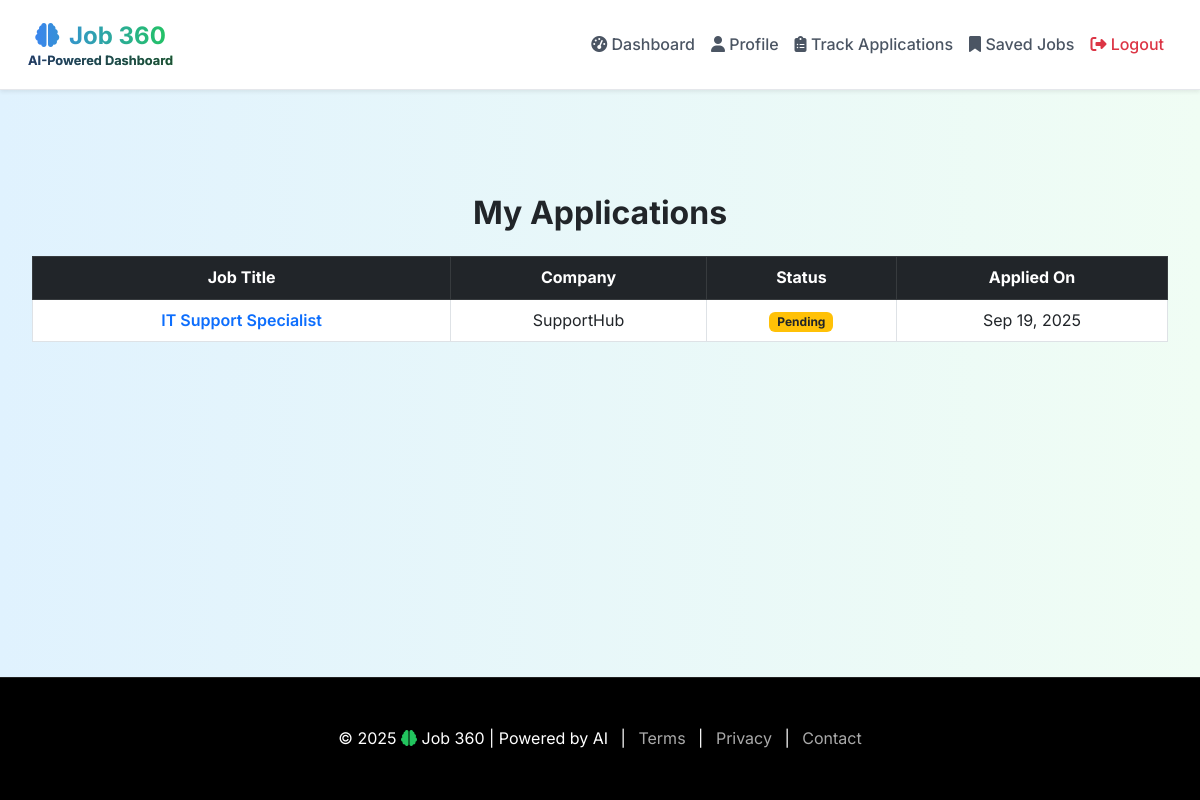
/application-tracking/ (signed in), run on an earlier commit of the app's database.
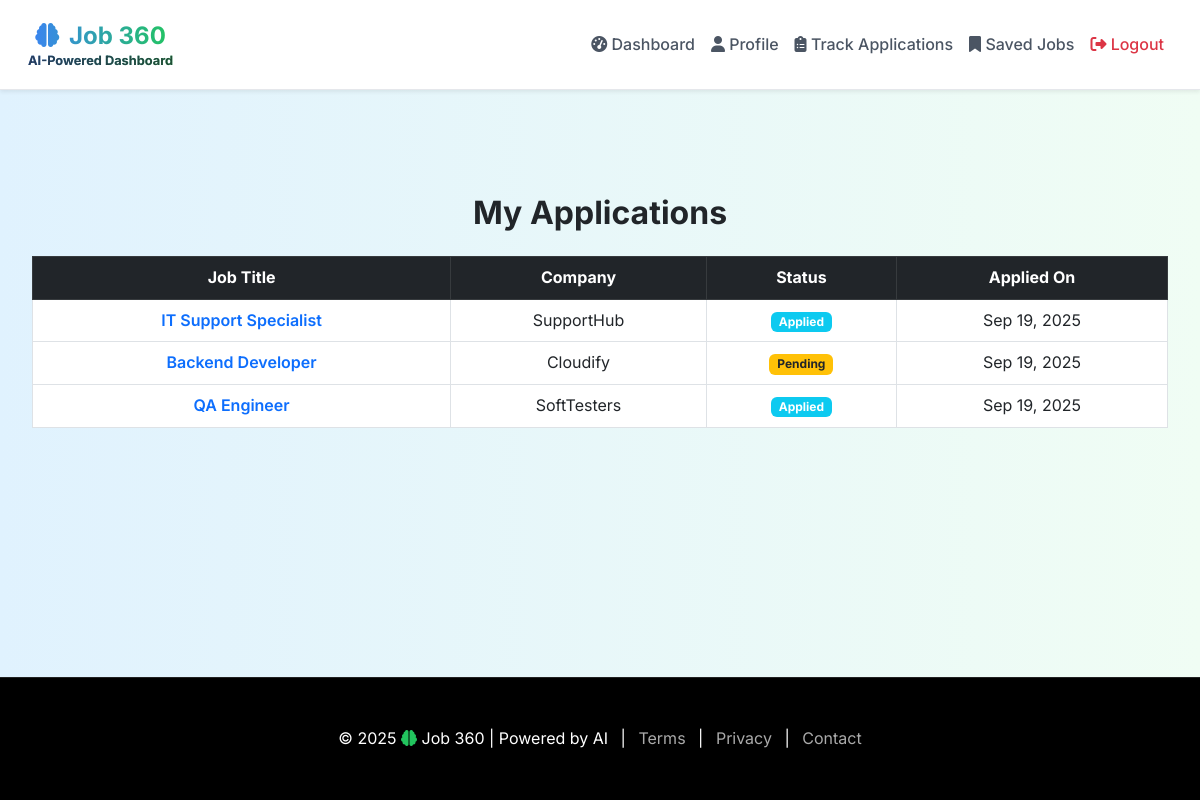
And on a later commit of the database.
### myapp/models.py (models this page shows, shortened)
class Application(models.Model):
    job_seeker = models.ForeignKey(JobSeeker, on_delete=models.CASCADE, related_name="applications")
    job = models.ForeignKey(Job, on_delete=models.CASCADE, related_name="applications")
    status = models.CharField(max_length=20, choices=APPLICATION_STATUS, default='applied')
    applied_at = models.DateTimeField(default=timezone.now)
    class Meta:
        unique_together = ('job_seeker', 'job')  # prevent multiple applications for same job

class Job(models.Model):
    title = models.CharField(max_length=200)
    description = models.TextField()
    company_name = models.CharField(max_length=200, blank=True, null=True)
    location = models.CharField(max_length=150, blank=True, null=True)
    job_type = models.CharField(max_length=20, choices=JOB_TYPE_CHOICES, default='full_time')
    salary_range = models.CharField(max_length=100, blank=True, null=True)
    required_skills = models.TextField()  # comma-separated skills
    created_at = models.DateTimeField(default=timezone.now)
    updated_at = models.DateTimeField(auto_now=True)

### myapp/views.py (the view)
# urls.py: path("application-tracking/", views.application_tracking, name="application_tracking"),
def application_tracking(request):
    jobseeker_id = request.session.get("jobseeker_id")
    if not jobseeker_id:
        messages.warning(request, "Please log in to track your applications.")
        return redirect("login")
    jobseeker = JobSeeker.objects.get(id=jobseeker_id)
    applications = Application.objects.filter(job_seeker=jobseeker).select_related("job")
    return render(request, "application_tracking.html", {"applications": applications})

### templates/application_tracking.html
{% extends 'base.html' %}
{% block content %}
<div class="container py-5">
    <h2 class="fw-bold mb-4">My Applications</h2>
    {% if applications %}
        <div class="table-responsive">
            <table class="table table-bordered table-hover align-middle">
                <thead class="table-dark">
                    <tr>
                        <th scope="col">Job Title</th>
                        <th scope="col">Company</th>
                        <th scope="col">Status</th>
                        <th scope="col">Applied On</th>
                    </tr>
                </thead>
                <tbody>
                    {% for app in applications %}
                        <tr>
                            <td>
                                <a href="{% url 'job_detail' app.job.id %}" class="fw-semibold text-decoration-none">
                                    {{ app.job.title }}
                                </a>
                            </td>
                            <td>{{ app.job.company_name }}</td>
                            <td>
                                {% if app.status == "pending" %}
                                    <span class="badge bg-warning text-dark">{{ app.status|title }}</span>
                                {% elif app.status == "accepted" %}
                                    <span class="badge bg-success">{{ app.status|title }}</span>
                                {% elif app.status == "rejected" %}
                                    <span class="badge bg-danger">{{ app.status|title }}</span>
                                {% else %}
                                    <span class="badge bg-info">{{ app.status|title }}</span>
                                {% endif %}
                            </td>
                            <td>{{ app.applied_at|date:"M d, Y" }}</td>
                        </tr>
                    {% endfor %}
                </tbody>
            </table>
        </div>
    {% else %}
        <div class="alert alert-info mt-3">
            You haven't applied to any jobs yet.
        </div>
    {% endif %}
</div>
{% endblock %}

### templates/base.html (shortened to what this page needs)
<!DOCTYPE html>
<html lang="en">
<head>
    <link rel="stylesheet" href="https://cdn.jsdelivr.net/npm/bootstrap@5.3.0/dist/css/bootstrap.min.css">
    <link rel="stylesheet" href="https://cdn.jsdelivr.net/npm/bootstrap-icons/font/bootstrap-icons.css">
    <link rel="stylesheet" href="https://cdnjs.cloudflare.com/ajax/libs/font-awesome/6.4.2/css/all.min.css">
</head>
<body>
{% if request.session.jobseeker_id %}
    <nav class="navbar navbar-expand-lg navbar-light w-100 shadow-sm">
        <div class="container-fluid">
            <a class="navbar-brand fw-bold d-flex flex-column" href="{% url 'dashboard' %}">
                <span><i class="fas fa-brain me-1"></i> Job 360</span>
                <small class="text-muted" style="font-size: 0.8rem; margin-top: -4px;">AI-Powered Dashboard</small>
            </a>
            <div class="collapse navbar-collapse justify-content-end" id="navbarContent">
                <ul class="navbar-nav">
                    <li class="nav-item">
                        <a class="nav-link {% if request.path == '/dashboard/' %}active{% endif %}" href="{% url 'dashboard' %}"><i class="fas fa-tachometer-alt"></i> Dashboard</a>
                    </li>
                    <li class="nav-item">
                        <a class="nav-link {% if request.path == '/profile/update/' %}active{% endif %}" href="{% url 'update_profile' %}"><i class="fas fa-user"></i> Profile</a>
                    </li>
                    <li class="nav-item">
                        <a class="nav-link {% if request.path == '/applications/' %}active{% endif %}" href="{% url 'application_tracking' %}"><i class="fas fa-clipboard-list"></i> Track Applications</a>
                    </li>
                    <li class="nav-item">
    <a class="nav-link" href="{% url 'bookmarked_jobs' %}">
        <i class="fas fa-bookmark"></i> Saved Jobs
    </a>
</li>
                    <li class="nav-item">
                        <a class="nav-link text-danger" href="{% url 'logout' %}"><i class="fas fa-sign-out-alt"></i> Logout</a>
                    </li>
                </ul>
            </div>
        </div>
    </nav>
{% endif %}
<div class="container mt-4">
    {% block content %}{% endblock %}
</div>
<footer class="py-3 mt-auto">
    <div class="container text-center">
        <p class="mb-0">
            &copy; 2025 <span><i class="green fas fa-brain"></i> Job 360</span> | Powered by AI
            <span class="mx-2">|</span>
            <a href="#" class="text-decoration-none">Terms</a>
            <span class="mx-2">|</span>
            <a href="#" class="text-decoration-none">Privacy</a>
            <span class="mx-2">|</span>
            <a href="#" class="text-decoration-none">Contact</a>
        </p>
    </div>
</footer>
</body>
</html>

### templates/base.html (style rules this page uses)
html { scroll-behavior: smooth; }
body { background: linear-gradient(to right, #e0f2fe, #f0fdf4); min-height: 100vh; display: flex; flex-direction: column; font-family: 'Inter', 'Arial', sans-serif; line-height: 1.6; }
.container { text-align: center; padding: 2rem 1rem; max-width: 1200px; margin: 0 auto; }
.navbar { background-color: #ffffff; padding: 0.75rem 1rem; border-bottom: 1px solid #e5e7eb; position: sticky; top: 0; z-index: 1000; box-shadow: 0 2px 4px rgba(0, 0, 0, 0.05); }
.navbar-brand { font-size: 1.5rem; background: linear-gradient(to right, #3b82f6, #22c55e); -webkit-background-clip: text; background-clip: text; color: transparent; display: flex; align-items: center; transition: transform 0.3s ease; }
.navbar-brand i { margin-right: 0.5rem; }
.navbar-nav .nav-link { color: #4b5563; font-weight: 500; transition: color 0.3s ease, transform 0.3s ease; }
.navbar-nav .nav-link.text-danger { color: #dc2626; }
footer { background: #000; border-top: 1px solid #222; margin-top: auto; color: #fff; }
footer a { color: #aaa; transition: color 0.3s ease; }
.green { color: #22c55e; }

What changed in the data, as far as the page shows it:
changed Application "IT Support Specialist": status "Pending" → "Applied"
added Application: job "Backend Developer", job.company_name "Cloudify", status "Pending", applied_at "Sep 19, 2025"
added Application: job "QA Engineer", job.company_name "SoftTesters", status "Applied", applied_at "Sep 19, 2025"
